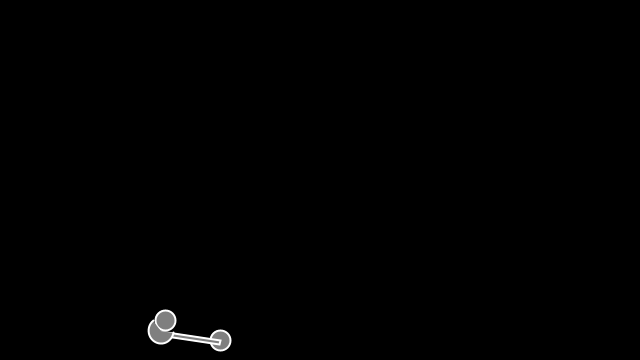
Frame 1 (no input)
Frame 60 (the mouse pressed at the canvas centre just before this capture): identical to frame 1, image omitted
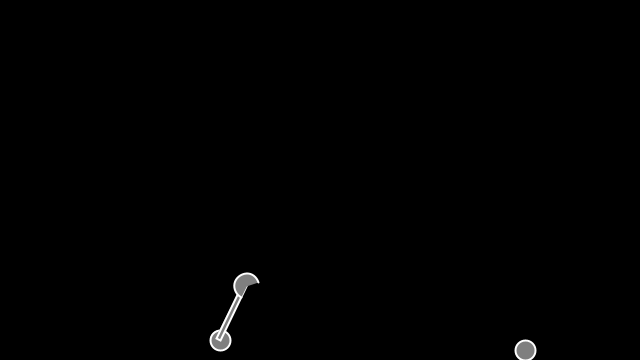
Frame 120 (the mouse held since frame 60 and released just before this capture)

The Processing sketch that drew these frames (run headless with seeded random() and noise(); from frame 60 on, the mouse is pressed at the canvas centre):

// Processing sketch: A3_1
// ── A3_1.pde
/**
 * Bouncing Ball with Vectors
 * by Daniel Shiffman.
 *
 * Demonstration of using vectors to control motion
 * of a body. This example is not object-oriented
 * See AccelerationWithVectors for an example of how
 * to simulate motion using vectors in an object.
 */

PVector location;  // Location of shape
PVector velocity;  // Velocity of shape
PVector gravity;   // Gravity acts at the shape's acceleration
boolean controll=false;
float angle=19, trigger=1;
int counter=0;
void setup() {
  size(640, 360);
  location = new PVector(165, width/2);
  velocity = new PVector(0.8, 4.1);
  gravity = new PVector(0, 0.2);
}

void draw() {
  background(0);


  if (controll) {

    // Add velocity to the location.
    location.add(velocity);
    // Add gravity to velocity
    velocity.add(gravity);
    
println(counter);
    if (counter<=5) {
      angle+=0.4;
      counter+=1;
      
    } else {
      angle=90;
     
    }
    
     
  }

println(velocity.x);
  // Bounce off edges
  if ((location.x > width) || (location.x < 0)) {
    velocity.x = velocity.x * -1;
    
  }
  if (location.y > height) {
    // We're reducing velocity ever so slightly
    // when it hits the bottom of the window
    velocity.y = velocity.y * -0.7;
    location.y = height;
    
     
  }

  // Display circle at location vector
  stroke(255);
  strokeWeight(2);
  fill(127);
  ellipse(location.x, location.y, 20, 20);
  catapultModdle();
}

void mousePressed() {
  controll=!controll;
  velocity.x=10;
  velocity.y=-5;
}


void catapultModdle() {


  float c = angle;
  circle(220, height-20, 20);
  translate(220, height-20);
  rotate(c);
  rect(-60, 0, 60, 5);
  arc(-60, 0, 25, 25, 0, PI+QUARTER_PI);
}
